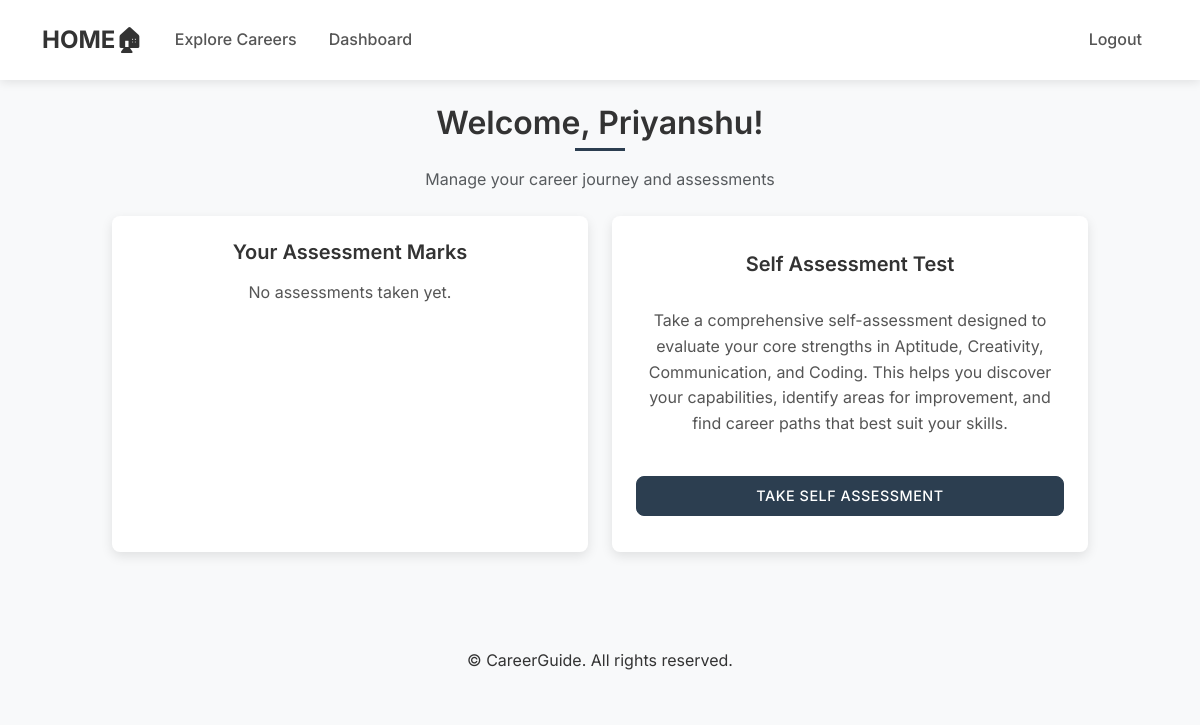
Page /dashboard (signed in) on the earlier database version.
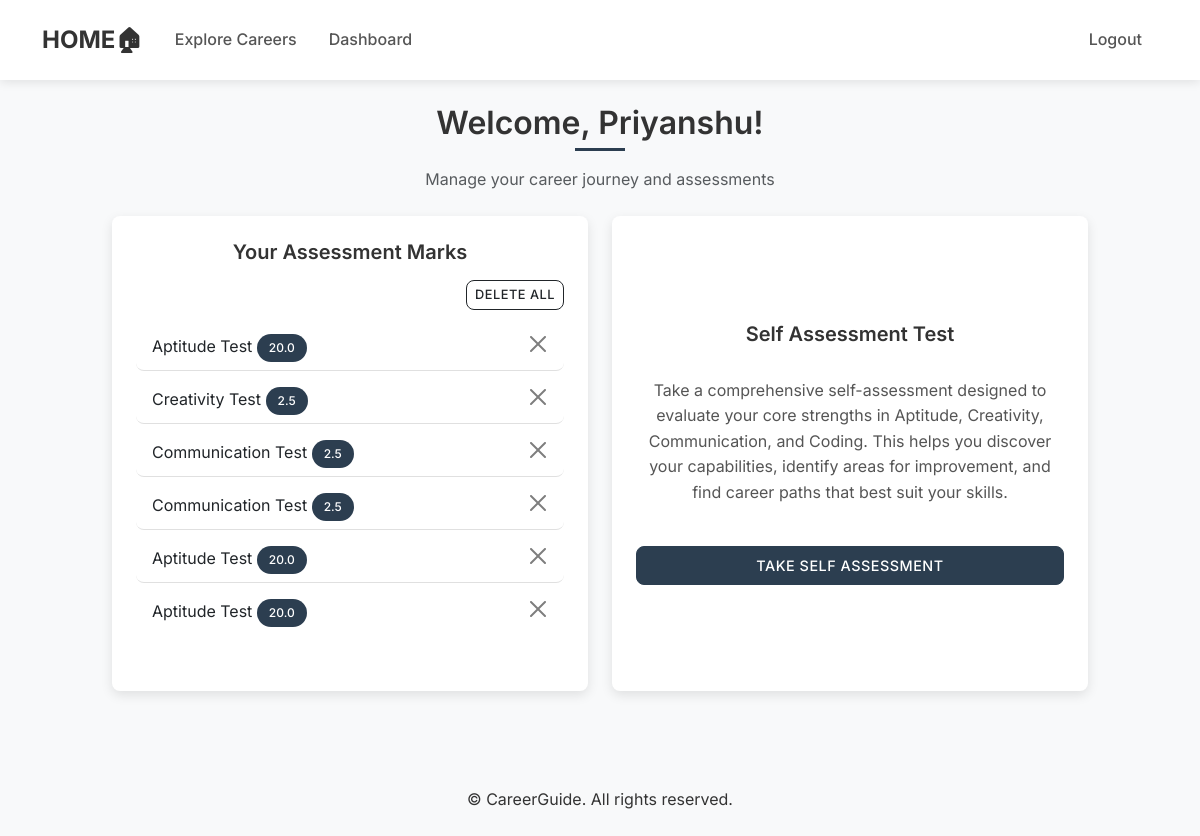
Same page on the later database version.
### app.py (models this page shows)
class User(UserMixin, db.Model):
    id = db.Column(db.Integer, primary_key=True)
    username = db.Column(db.String(80), unique=True, nullable=False)
    email = db.Column(db.String(120), unique=True, nullable=False)
    password_hash = db.Column(db.String(120), nullable=False)
    assessments = db.relationship('Assessment', backref='user', lazy=True)

class Assessment(db.Model):
    id = db.Column(db.Integer, primary_key=True)
    user_id = db.Column(db.Integer, db.ForeignKey('user.id'), nullable=False)
    assessment_type = db.Column(db.String(50), nullable=False)
    score = db.Column(db.Float)
    date_taken = db.Column(db.DateTime, default=datetime.utcnow)

### app.py (the view)
@app.route('/dashboard')
@login_required
def dashboard():
    return render_template('dashboard.html')

### app.py (called while the page is built)
@login_manager.user_loader
def load_user(user_id):
    return User.query.get(int(user_id))

### templates/dashboard.html
{% extends "base.html" %}
{% block content %}
<div class="dashboard-header text-center mb-4">
    <h2>Welcome, {{ current_user.username }}!</h2>
    <p class="text-muted">Manage your career journey and assessments</p>
</div>
<div class="container d-flex justify-content-center">
    <div class="row w-100 justify-content-center" style="max-width: 1000px;">
        <div class="col-md-6 mb-4">
            <div class="card h-100">
                <div class="card-body">
                    <h5 class="card-title text-center">Your Assessment Marks</h5>
                    {% if current_user.assessments %}
                    <form action="{{ url_for('delete_all_assessments') }}" method="POST" class="text-end mb-3">
                        <button type="submit" class="btn btn-outline-dark btn-sm"
                                onclick="return confirm('Are you sure you want to delete ALL your assessments? This cannot be undone!')"
                                style="font-size: 0.8rem; padding: 0.25rem 0.5rem;">
                            Delete All
                        </button>
                    </form>
                    <ul class="list-group list-group-flush mt-3">
                        {% for assessment in current_user.assessments %}
                        <li class="list-group-item d-flex justify-content-between align-items-center">
                            <div>
                                {{ assessment.assessment_type }}
                                <span class="badge bg-primary rounded-pill">{{ assessment.score }}</span>
                            </div>
                            <form action="{{ url_for('delete_assessment', assessment_id=assessment.id) }}" method="POST" style="display: inline;">
                                <button type="submit" class="btn-close" onclick="return confirm('Are you sure you want to delete this assessment?')"
                                        style="width: 20px; height: 20px; padding: 0; margin-left: 10px; opacity: 0.5; transition: opacity 0.2s;">
                                </button>
                            </form>
                        </li>
                        {% endfor %}
                    </ul>
                    {% else %}
                    <p class="card-text mt-3 text-center">No assessments taken yet.</p>
                    {% endif %}
                </div>
            </div>
        </div>
        <div class="col-md-6 mb-4">
            <div class="card h-100 text-center">
                <div class="card-body d-flex flex-column justify-content-center">
                    <h5 class="card-title">Self Assessment Test</h5>
                    <p class="card-text mt-3">
                        Take a comprehensive self-assessment designed to evaluate your core strengths in Aptitude, Creativity, Communication, and Coding. This helps you discover your capabilities, identify areas for improvement, and find career paths that best suit your skills.
                    </p>
                    <a href="{{ url_for('self_assessment') }}" class="btn btn-primary mt-4">Take Self Assessment</a>
                </div>
            </div>
        </div>
    </div>
</div>
{% endblock %}

### templates/base.html (shortened to what this page needs)
<!DOCTYPE html>
<html lang="en">
<head>
    <link href="https://cdn.jsdelivr.net/npm/bootstrap@5.3.0/dist/css/bootstrap.min.css" rel="stylesheet">
    <link rel="stylesheet" href="{{ url_for('static', filename='css/style.css') }}">
</head>
<body>
    {% block navbar %}
    <nav class="navbar navbar-expand-lg navbar-light">
        <div class="container">
            <a class="navbar-brand" href="{{ url_for('index') }}">HOME🏠︎</a>
            <div class="collapse navbar-collapse" id="navbarNav">
                <ul class="navbar-nav me-auto">
                    <li class="nav-item">
                        <a class="nav-link" href="{{ url_for('careers') }}">Explore Careers</a>
                    </li>
                    {% if current_user.is_authenticated %}
                    <li class="nav-item">
                        <a class="nav-link" href="{{ url_for('dashboard') }}">Dashboard</a>
                    </li>
                    {% endif %}
                </ul>
                <ul class="navbar-nav">
                    {% if current_user.is_authenticated %}
                    <li class="nav-item">
                        <a class="nav-link" href="{{ url_for('logout') }}">Logout</a>
                    </li>
                    {% endif %}
                </ul>
            </div>
        </div>
    </nav>
    {% endblock %}
    <div class="container mt-4">
        {% block content %}{% endblock %}
    </div>
    <footer class="mt-5 py-4 bg-light">
        <div class="container text-center">
            <p class="mb-0">&copy; {{ year }} CareerGuide. All rights reserved.</p>
        </div>
    </footer>
</body>
</html>

### static/css/style.css (style rules this page uses)
:root { --primary-color: #333333; --secondary-color: #555555; --accent-color: #2c3e50; --light-grey: #f5f5f5; --medium-grey: #e0e0e0; --dark-grey: #444444; --text-color: #333333; --border-radius: 8px; --box-shadow: 0 4px 12px rgba(0, 0, 0, 0.1); --transition: all 0.3s ease; }
body { font-family: 'Inter', 'Segoe UI', sans-serif; color: var(--text-color); background-color: #f8f9fa; line-height: 1.6; }
h1, h2, h3, h4, h5, h6 { font-weight: 600; margin-bottom: 1rem; color: var(--primary-color); }
h2 { font-size: 2rem; position: relative; padding-bottom: 0.5rem; }
h2:after { content: ''; position: absolute; left: 0; bottom: 0; width: 50px; height: 3px; background-color: var(--accent-color); }
.text-center h2:after { left: 50%; transform: translateX(-50%); }
.navbar { background-color: white !important; box-shadow: 0 2px 10px rgba(0, 0, 0, 0.1); padding: 1rem 0; }
.navbar-brand { font-weight: 700; color: var(--primary-color) !important; font-size: 1.5rem; }
.nav-link { color: var(--secondary-color) !important; font-weight: 500; margin: 0 0.5rem; position: relative; transition: var(--transition); }
.nav-link:after { content: ''; position: absolute; width: 0; height: 2px; bottom: 0; left: 0; background-color: var(--accent-color); transition: var(--transition); }
.btn { border-radius: var(--border-radius); padding: 0.5rem 1.5rem; font-weight: 500; transition: var(--transition); text-transform: uppercase; font-size: 0.9rem; letter-spacing: 0.5px; }
.btn-primary { background-color: var(--accent-color); border-color: var(--accent-color); }
.card { border: none; border-radius: var(--border-radius); box-shadow: var(--box-shadow); transition: var(--transition); margin-bottom: 1.5rem; overflow: hidden; height: 100%; }
.card-body { padding: 1.5rem; }
.card-title { font-weight: 600; margin-bottom: 1rem; color: var(--primary-color); font-size: 1.25rem; }
.card-text { color: var(--secondary-color); }
.badge { padding: 0.5rem 0.75rem; font-weight: 500; border-radius: 20px; }
.badge.bg-primary { background-color: var(--accent-color) !important; }
.list-group-item { border-radius: var(--border-radius); margin-bottom: 0.5rem; border: 1px solid var(--medium-grey); transition: var(--transition); }

Differences in the rows shown:
added Assessment: assessment_type "Aptitude Test", score "20.0"
added Assessment: assessment_type "Creativity Test", score "2.5"
added Assessment: assessment_type "Communication Test", score "2.5"
added Assessment: assessment_type "Communication Test", score "2.5"
added Assessment: assessment_type "Aptitude Test", score "20.0"
added Assessment: assessment_type "Aptitude Test", score "20.0"
Other differences:
text no longer shown: "No assessments taken yet."
text now shown: "DELETE ALL"
